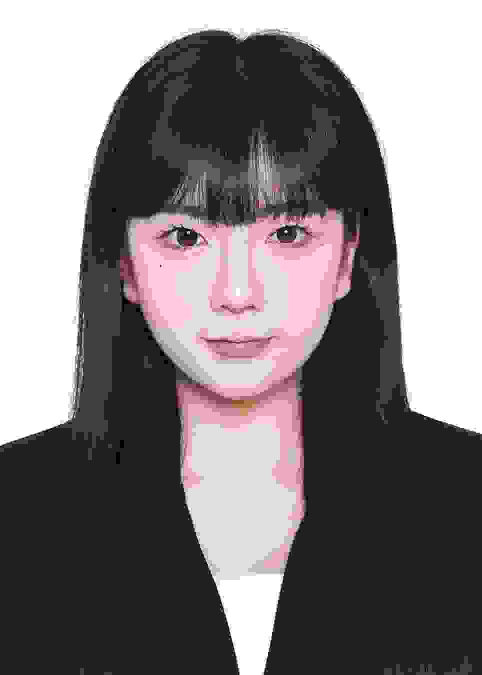
#> input picture pro1/yoojimin.jpeg, 964 x 1350 px (shown at 1/2 size)
$ python test18opencv.py
#> lines starting #> are read from the running program, lines starting #| are printed output that depends on the picture
# Computer Vision(opencv : open source Computer vidion 라이브러리 사용)

#pip install opencv-python 또는
# conda install opencv-python
import cv2
print(cv2.__version__)  #opencv 버전은 5.0

img1 = cv2.imread('yoojimin.jpeg') #<class 'NoneType'>
#> img1 is the input picture: shape (1350, 964, 3); mean B, G, R 128.7, 126.8, 132.3
print(type(img1))
#| <class 'numpy.ndarray'>

cv2.imshow('image test',img1)
cv2.waitKey()
cv2.destroyAllWindows()
# print('end')

#다른이름으로 저장
cv2.imwrite('yoojimin.jpeg', img1)
cv2.imwrite('yoojimin.jpeg',img1,[cv2.IMWRITE_JPEG_QUALITY,2])

#이미지 크기 조정
img2 = cv2.resize(img1,(300,100),interpolation=cv2.INTER_AREA)
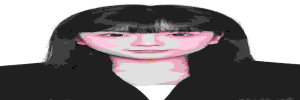
#> img2: shape (100, 300, 3); mean B, G, R 128.7, 126.8, 132.3
cv2.imwrite('yoojimin3.jpeg',img2)

# 밝기, 상하좌우 회전, 자르기
